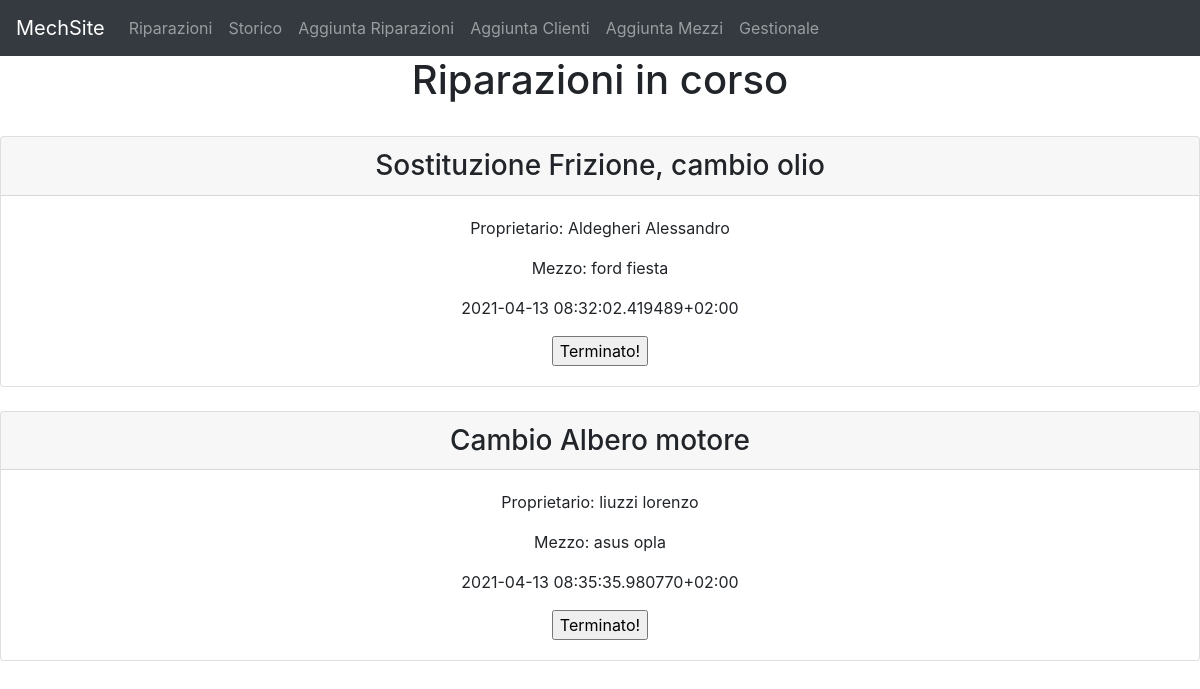
Before: /riparazioni (signed in) with the older database file.
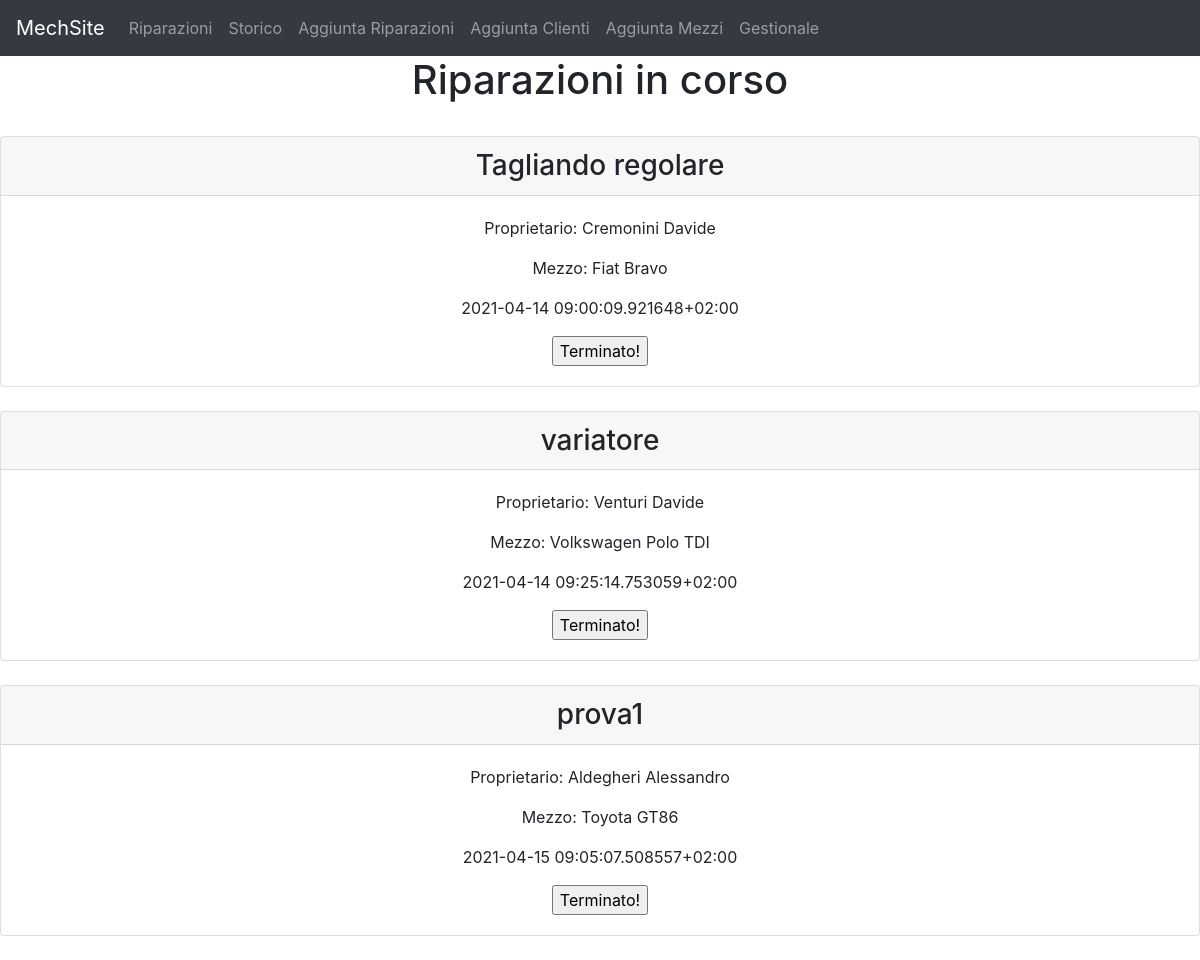
After: the same page with the newer database file.
### __init__.py (models this page shows, shortened)
class Riparazioni(db.Model):
    _id = db.Column("id", db.Integer, primary_key=True)
    stato = db.Column("stato", db.Boolean, default=False)
    inizio = db.Column("inizio", db.String(30))
    fine = db.Column("fine", db.String(30))
    prezzo = db.Column("prezzo", db.String(10))
    descrizione = db.Column("descrizione", db.String(50))
    targamezzo = db.Column("targamezzo", db.String(20), db.ForeignKey('mezzi.targa'), nullable=False)

class Clienti(db.Model):
    cf = db.Column("cf", db.String(16), primary_key=True)
    nome = db.Column("nome", db.String(30))
    cognome = db.Column("cognome", db.String(30))
    ntelefono = db.Column("ntelefono", db.String(10))
    email = db.Column("email", db.String(100))
    password = db.Column("password", db.String(20))
    mecchina = db.relationship("Mezzi", backref="clienti", lazy=True)

class Mezzi(db.Model):
    targa = db.Column("targa", db.String(10), primary_key=True)
    marca = db.Column("marca", db.String(30))
    modello = db.Column("modello", db.String(30))
    cilindrata = db.Column("cilindrata", db.String(10))
    potenza = db.Column("potenza", db.String(10))
    cfcliente = db.Column("cfcliente", db.String(20), db.ForeignKey('clienti.cf'), nullable=False)
    riparazione = db.relationship("Riparazioni", backref="mezzi", lazy=True)

### __init__.py (the view)
@app.route("/riparazioni", methods=["GET", "POST"])
def riparazioni():
    if "pass" in session:
        tz = pytz.timezone("Europe/Rome")
        riparazioniincorso = Clienti.query.join(Mezzi, Clienti.cf==Mezzi.cfcliente).join(Riparazioni, Mezzi.targa==Riparazioni.targamezzo).add_columns(Riparazioni.inizio, Riparazioni.descrizione, Riparazioni.prezzo, Riparazioni._id, Mezzi.marca, Mezzi.modello, Clienti.nome, Clienti.cognome).filter_by(fine="in corso...").all()
        if request.method == "POST":
            ids = Riparazioni.query.filter_by(fine="in corso...").all()
            for i in ids:
                if str(i._id) in request.form:
                    riparazione = Riparazioni.query.filter_by(_id=i._id).first()
                    ricevente = Clienti.query.join(Mezzi, Clienti.cf==Mezzi.cfcliente).join(Riparazioni, Mezzi.targa==Riparazioni.targamezzo).add_columns( Riparazioni._id, Mezzi.marca, Mezzi.modello, Clienti.email, Clienti.nome, Clienti.cognome, Riparazioni.prezzo).filter_by(_id=i._id).first()
                    riparazione.stato=True
                    riparazione.fine=datetime.now(tz)
                    db.session.commit()
                    break
            riparazioniincorso = Clienti.query.join(Mezzi, Clienti.cf==Mezzi.cfcliente).join(Riparazioni, Mezzi.targa==Riparazioni.targamezzo).add_columns(Riparazioni.inizio, Riparazioni.descrizione, Riparazioni.prezzo, Riparazioni._id, Mezzi.marca, Mezzi.modello, Clienti.nome, Clienti.cognome).filter_by(fine="in corso...").all()
            return render_template("riparazioni.html", listariparazioniincorso=riparazioniincorso)
        else:
            return render_template("riparazioni.html", listariparazioniincorso=riparazioniincorso)
    else:
        return redirect(url_for("home"))

### templates/riparazioni.html (shortened to what this page needs)
{% extends "template.html" %}
{% block pagecontent %}
<center>
<h1>Riparazioni in corso</h1>
<br>
{% for item in listariparazioniincorso%}
<div class="card">
  <h3 class="card-header">{{item.descrizione}}</h3>
  <div class="card-body">
    <p class="card-text">Proprietario: {{item.cognome}} {{item.nome}}</p>
    <p class="card-text">Mezzo: {{item.marca}} {{item.modello}}</p>
    <p class="card-text">{{item.inizio}}</p>
    <form action="" method="post">
      <input type="submit" name={{item._id}} value="Terminato!">
    </form>
  </div>
</div>
<br>
{%endfor%}
</center>
{%endblock %}

### templates/template.html (shortened to what this page needs)
<!DOCTYPE html>
<html lang="it" dir="ltr">
  <head>
    <link rel="stylesheet" href="https://stackpath.bootstrapcdn.com/bootstrap/4.3.1/css/bootstrap.min.css">
    <link rel="stylesheet" href="{{ url_for('static', filename='style.css')}}"
    <meta charset="utf-8">
  </head>
  <body>
      <nav class="navbar navbar-expand-lg navbar-dark bg-dark">
      <a class="navbar-brand" href="/riparazioni">MechSite</a>
      <div class="collapse navbar-collapse" id="navbarNav">
        <ul class="navbar-nav">
          <li class="nav-item">
            <a class="nav-link" href="/riparazioni">Riparazioni</a>
          </li>
          <li class="nav-item">
            <a class="nav-link" href="/storico">Storico</a>
          </li>
        <li class="nav-item">
          <a class="nav-link" href="/aggiuntariparazioni">Aggiunta Riparazioni</a>
        </li>
        <li class="nav-item">
          <a class="nav-link" href="/aggiuntaclienti">Aggiunta Clienti</a>
        </li>
        <li class="nav-item">
          <a class="nav-link" href="/aggiuntamezzi">Aggiunta Mezzi</a>
        </li>
        <li class="nav-item">
          <a class="nav-link" href="/gestionale">Gestionale</a>
        </li>
      </ul>
    </div>
  </nav>
    {% block pagecontent %}{% endblock %}
</body>
</html>

### static/style.css (style rules this page uses)
body { background-color: white; }

Changed rows visible on the page:
changed Riparazioni: descrizione "Sostituzione Frizione, cambio olio" → "Tagliando regolare"; cognome "Aldegheri" → "Cremonini"; nome "Alessandro" → "Davide"; marca "ford" → "Fiat"; modello "fiesta" → "Bravo"; inizio "2021-04-13 08:32:02.419489+02:00" → "2021-04-14 09:00:09.921648+02:00"
added Riparazioni: descrizione "variatore", cognome "Venturi", nome "Davide", marca "Volkswagen", modello "Polo TDI", inizio "2021-04-14 09:25:14.753059+02:00"
changed Riparazioni: descrizione "Cambio Albero motore" → "prova1"; cognome "liuzzi" → "Aldegheri"; nome "lorenzo" → "Alessandro"; marca "asus" → "Toyota"; modello "opla" → "GT86"; inizio "2021-04-13 08:35:35.980770+02:00" → "2021-04-15 09:05:07.508557+02:00"
